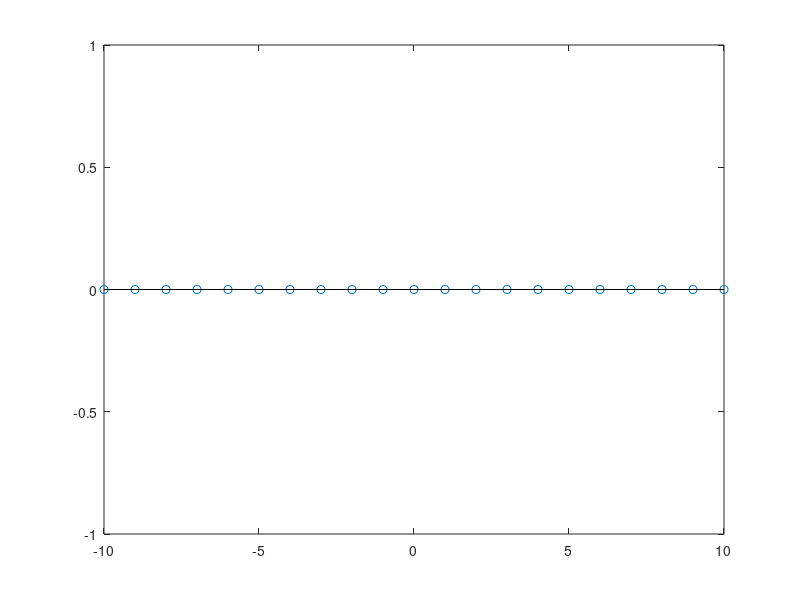

The MATLAB script that drew this image:
clear all;
close all;
clc;
t=-10:10;
for index=1:length(t)
    if t(index)==0
        u1(index)=1;
    else if t(index)!=0
            u1(index)=0;
        end
    end
end
for index=1:length(t)
    if t(index)==-2
        u2(index)=1;
    else if t(index)!=-2
            u2(index)=0;
        end
    end
end
y=u1.*u2
%dicrete
stem(t,y)

